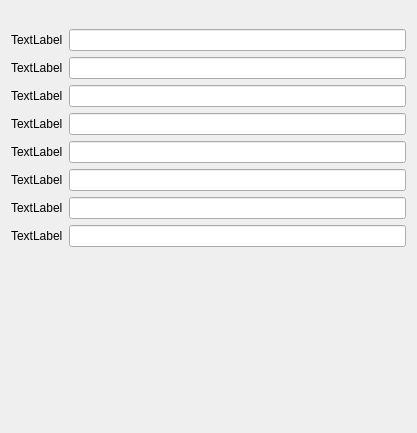
<?xml version="1.0" encoding="UTF-8"?>
<ui version="4.0">
 <class>StatusWidget</class>
 <widget class="QWidget" name="StatusWidget">
  <property name="geometry">
   <rect>
    <x>0</x>
    <y>0</y>
    <width>417</width>
    <height>433</height>
   </rect>
  </property>
  <property name="windowTitle">
   <string>Form</string>
  </property>
  <layout class="QVBoxLayout" name="verticalLayout">
   <item>
    <widget class="Vec3Widget" name="widgetMPos" native="true"/>
   </item>
   <item>
    <widget class="Vec3Widget" name="widgetWPos" native="true"/>
   </item>
   <item>
    <widget class="Vec3Widget" name="widgetWCO" native="true"/>
   </item>
   <item>
    <layout class="QFormLayout" name="formLayout">
     <item row="0" column="0">
      <widget class="QLabel" name="labelAccesorryState">
       <property name="text">
        <string>TextLabel</string>
       </property>
      </widget>
     </item>
     <item row="0" column="1">
      <widget class="QLineEdit" name="lineEditAccessoryState"/>
     </item>
     <item row="1" column="0">
      <widget class="QLabel" name="labelBufferState">
       <property name="text">
        <string>TextLabel</string>
       </property>
      </widget>
     </item>
     <item row="1" column="1">
      <widget class="QLineEdit" name="lineEditBufferState"/>
     </item>
     <item row="2" column="0">
      <widget class="QLabel" name="labelFeedRate">
       <property name="text">
        <string>TextLabel</string>
       </property>
      </widget>
     </item>
     <item row="2" column="1">
      <widget class="QLineEdit" name="lineEditFeedRate"/>
     </item>
     <item row="3" column="0">
      <widget class="QLabel" name="labelSpindleSpeed">
       <property name="text">
        <string>TextLabel</string>
       </property>
      </widget>
     </item>
     <item row="3" column="1">
      <widget class="QLineEdit" name="lineEditSpindleSpeed"/>
     </item>
     <item row="4" column="0">
      <widget class="QLabel" name="labelLineNumber">
       <property name="text">
        <string>TextLabel</string>
       </property>
      </widget>
     </item>
     <item row="4" column="1">
      <widget class="QLineEdit" name="lineEditLineNumber"/>
     </item>
     <item row="6" column="0">
      <widget class="QLabel" name="labelMachineState">
       <property name="text">
        <string>TextLabel</string>
       </property>
      </widget>
     </item>
     <item row="6" column="1">
      <widget class="QLineEdit" name="lineEditMachineState"/>
     </item>
     <item row="7" column="0">
      <widget class="QLabel" name="labelOverriddenValues">
       <property name="text">
        <string>TextLabel</string>
       </property>
      </widget>
     </item>
     <item row="7" column="1">
      <widget class="QLineEdit" name="lineEditOverridenValues"/>
     </item>
     <item row="5" column="0">
      <widget class="QLabel" name="labelInputPinState">
       <property name="text">
        <string>TextLabel</string>
       </property>
      </widget>
     </item>
     <item row="5" column="1">
      <widget class="QLineEdit" name="lineEditInputPinState"/>
     </item>
    </layout>
   </item>
   <item>
    <spacer name="verticalSpacer">
     <property name="orientation">
      <enum>Qt::Vertical</enum>
     </property>
     <property name="sizeHint" stdset="0">
      <size>
       <width>20</width>
       <height>40</height>
      </size>
     </property>
    </spacer>
   </item>
  </layout>
 </widget>
 <customwidgets>
  <customwidget>
   <class>Vec3Widget</class>
   <extends>QWidget</extends>
   <header>vec3/Vec3Widget.h</header>
   <container>1</container>
  </customwidget>
 </customwidgets>
 <resources/>
 <connections/>
</ui>
